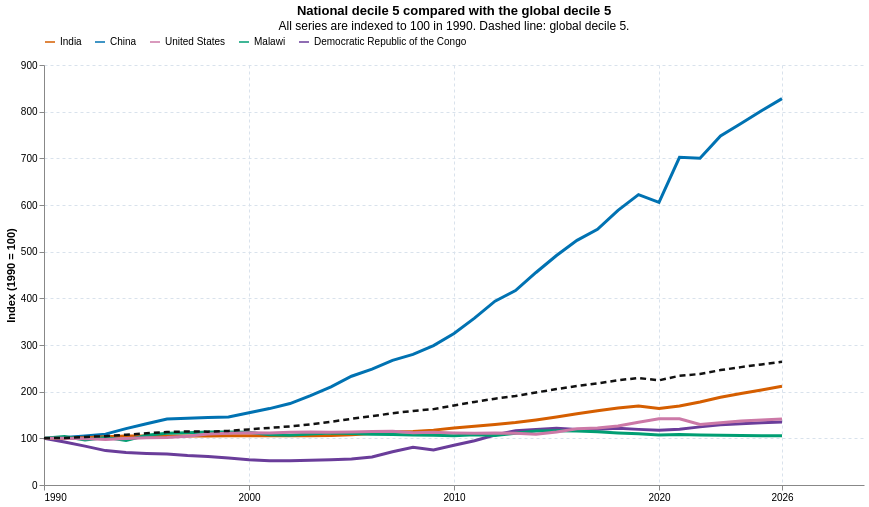

The notebook cell this image was saved under:
### Markdown cell above
## Idea. National decile 5 compared with the global decile 5

This visualization repeats the country comparison for the middle of the distribution. Solid lines show the mean welfare of decile 5 within each country; the dashed line shows the global decile 5. All series are indexed to 100 in 1990.

### Code cell
country_decile5 = (
    bins[
        bins['code'].isin(country_codes)
        & bins['year'].between(START_YEAR, END_YEAR)
        & bins['quantile'].between(401, 500)
    ]
    .groupby(['code', 'year'], as_index=False)
    .agg(decile5_welfare=('welf_b', 'mean'))
)
country_decile5['country'] = country_decile5['code'].map(country_codes)

country_decile5_base = (
    country_decile5[country_decile5['year'] == START_YEAR]
    .set_index('code')['decile5_welfare']
)
country_decile5['index_1990'] = (
    100 * country_decile5['decile5_welfare']
    / country_decile5['code'].map(country_decile5_base)
)

global_decile5 = deciles[deciles['decile'] == 5][['year', 'mean_welf']].copy()
global_decile5_base = global_decile5.set_index('year')['mean_welf'].loc[START_YEAR]
global_decile5['index_1990'] = 100 * global_decile5['mean_welf'] / global_decile5_base

country_decile5_lines = alt.Chart(country_decile5).mark_line(strokeWidth=3).encode(
    x=alt.X(
        'year:Q',
        title=None,
        scale=alt.Scale(domain=[START_YEAR, END_YEAR]),
        axis=alt.Axis(format='d', values=[1990, 2000, 2010, 2020, 2026]),
    ),
    y=alt.Y(
        'index_1990:Q',
        title='Index (1990 = 100)',
        scale=alt.Scale(zero=False),
    ),
    color=alt.Color(
        'country:N',
        title=None,
        scale=alt.Scale(domain=country_order, range=list(country_colors.values())),
        legend=alt.Legend(orient='top'),
    ),
    tooltip=[
        alt.Tooltip('year:O', title='Year'),
        alt.Tooltip('country:N', title='Country'),
        alt.Tooltip('decile5_welfare:Q', title='National decile 5 welfare', format='.2f'),
        alt.Tooltip('index_1990:Q', title='Index', format='.1f'),
    ],
)

global_decile5_line = alt.Chart(global_decile5).mark_line(
    color='#111111',
    strokeDash=[6, 4],
    strokeWidth=2.5,
).encode(
    x=alt.X('year:Q'),
    y=alt.Y('index_1990:Q'),
    tooltip=[
        alt.Tooltip('year:O', title='Year'),
        alt.Tooltip('mean_welf:Q', title='Global decile 5 welfare', format='.2f'),
        alt.Tooltip('index_1990:Q', title='Global index', format='.1f'),
    ],
)

decile5_chart = (
    (country_decile5_lines + global_decile5_line)
    .properties(
        width=820,
        height=420,
        title=alt.TitleParams(
            'National decile 5 compared with the global decile 5',
            subtitle='All series are indexed to 100 in 1990. Dashed line: global decile 5.',
        ),
    )
    .configure_view(stroke=None)
    .configure_axis(grid=True, gridColor='#d9e2ec', gridDash=[3, 3])
)

decile5_chart.save(str(FIG_DIR / 'national_decile5_index.png'), scale_factor=2)
decile5_chart

### Figure 1 — Vega-Lite specification as saved in the notebook (floating-point values rounded to 4 significant figures; data arrays with more than 128 entries replaced by an {"elided": "..."} marker saying what was removed)
{"config": {"view": {"continuousWidth": 300, "continuousHeight": 300, "stroke": null}, "axis": {"grid": true, "gridColor": "#d9e2ec", "gridDash": [3, 3]}}, "layer": [{"data": {"name": "data-bb27b14cb599beb74d2673aabee240a8"}, "mark": {"type": "line", "strokeWidth": 3}, "encoding": {"color": {"field": "country", "legend": {"orient": "top"}, "scale": {"domain": ["India", "China", "United States", "Malawi", "Democratic Republic of the Congo"], "range": ["#D55E00", "#0072B2", "#CC79A7", "#009E73", "#6A3D9A"]}, "title": null, "type": "nominal"}, "tooltip": [{"field": "year", "title": "Year", "type": "ordinal"}, {"field": "country", "title": "Country", "type": "nominal"}, {"field": "decile5_welfare", "format": ".2f", "title": "National decile 5 welfare", "type": "quantitative"}, {"field": "index_1990", "format": ".1f", "title": "Index", "type": "quantitative"}], "x": {"axis": {"format": "d", "values": [1990, 2000, 2010, 2020, 2026]}, "field": "year", "scale": {"domain": [1990, 2026]}, "title": null, "type": "quantitative"}, "y": {"field": "index_1990", "scale": {"zero": false}, "title": "Index (1990 = 100)", "type": "quantitative"}}}, {"data": {"name": "data-8d7f867096a268c049a3deac35575991"}, "mark": {"type": "line", "color": "#111111", "strokeDash": [6, 4], "strokeWidth": 2.5}, "encoding": {"tooltip": [{"field": "year", "title": "Year", "type": "ordinal"}, {"field": "mean_welf", "format": ".2f", "title": "Global decile 5 welfare", "type": "quantitative"}, {"field": "index_1990", "format": ".1f", "title": "Global index", "type": "quantitative"}], "x": {"field": "year", "type": "quantitative"}, "y": {"field": "index_1990", "type": "quantitative"}}}], "height": 420, "title": {"text": "National decile 5 compared with the global decile 5", "subtitle": "All series are indexed to 100 in 1990. Dashed line: global decile 5."}, "width": 820, "$schema": "https://vega.github.io/schema/vega-lite/v6.4.1.json", "datasets": {"data-bb27b14cb599beb74d2673aabee240a8": {"elided": "185 records"}, "data-8d7f867096a268c049a3deac35575991": [{"year": 1990, "mean_welf": 3.224, "index_1990": 100.0}, {"year": 1991, "mean_welf": 3.254, "index_1990": 100.9}, {"year": 1992, "mean_welf": 3.318, "index_1990": 102.9}, {"year": 1993, "mean_welf": 3.375, "index_1990": 104.7}, {"year": 1994, "mean_welf": 3.474, "index_1990": 107.8}, {"year": 1995, "mean_welf": 3.572, "index_1990": 110.8}, {"year": 1996, "mean_welf": 3.665, "index_1990": 113.7}, {"year": 1997, "mean_welf": 3.698, "index_1990": 114.7}, {"year": 1998, "mean_welf": 3.687, "index_1990": 114.4}, {"year": 1999, "mean_welf": 3.738, "index_1990": 115.9}, {"year": 2000, "mean_welf": 3.843, "index_1990": 119.2}, {"year": 2001, "mean_welf": 3.943, "index_1990": 122.3}, {"year": 2002, "mean_welf": 4.049, "index_1990": 125.6}, {"year": 2003, "mean_welf": 4.184, "index_1990": 129.8}, {"year": 2004, "mean_welf": 4.37, "index_1990": 135.5}, {"year": 2005, "mean_welf": 4.573, "index_1990": 141.8}, {"year": 2006, "mean_welf": 4.751, "index_1990": 147.3}, {"year": 2007, "mean_welf": 4.962, "index_1990": 153.9}, {"year": 2008, "mean_welf": 5.115, "index_1990": 158.6}, {"year": 2009, "mean_welf": 5.242, "index_1990": 162.6}, {"year": 2010, "mean_welf": 5.498, "index_1990": 170.5}, {"year": 2011, "mean_welf": 5.74, "index_1990": 178.0}, {"year": 2012, "mean_welf": 5.965, "index_1990": 185.0}, {"year": 2013, "mean_welf": 6.147, "index_1990": 190.7}, {"year": 2014, "mean_welf": 6.393, "index_1990": 198.3}, {"year": 2015, "mean_welf": 6.626, "index_1990": 205.5}, {"year": 2016, "mean_welf": 6.842, "index_1990": 212.2}, {"year": 2017, "mean_welf": 7.02, "index_1990": 217.7}, {"year": 2018, "mean_welf": 7.24, "index_1990": 224.6}, {"year": 2019, "mean_welf": 7.392, "index_1990": 229.3}, {"year": 2020, "mean_welf": 7.23, "index_1990": 224.2}, {"year": 2021, "mean_welf": 7.547, "index_1990": 234.1}, {"year": 2022, "mean_welf": 7.671, "index_1990": 237.9}, {"year": 2023, "mean_welf": 7.938, "index_1990": 246.2}, {"year": 2024, "mean_welf": 8.144, "index_1990": 252.6}, {"year": 2025, "mean_welf": 8.331, "index_1990": 258.4}, {"year": 2026, "mean_welf": 8.512, "index_1990": 264.0}]}}
